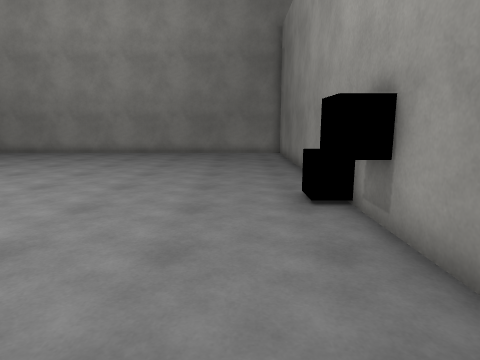
[1] (above)

15 first-person views from a walk through a 3-D level made in the Unity game engine. The camera is 1.5 m above the floor, tilts 10° down and sees 75° across. Doors are open. The floor is counted in squares, 0.91 m on a side. Each view is taken from the middle of a square. On the plan, view 1 faces up. The plan holds only what a view shows up to about 16 squares ahead; the rest is blank. The place goes on beyond the plan. The player character is not drawn. Surface patterns are stand-ins for the level's own textures.

[2]
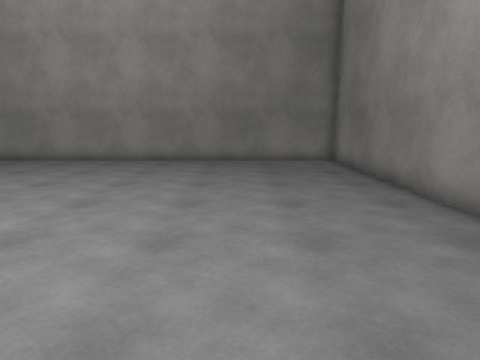

[3]
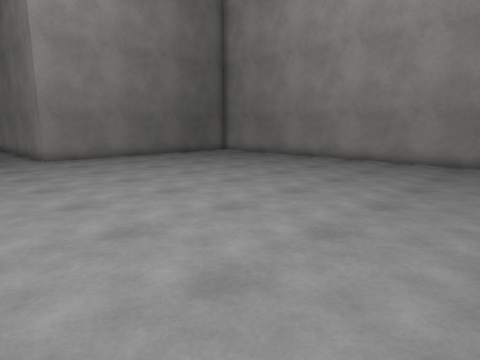

[4]
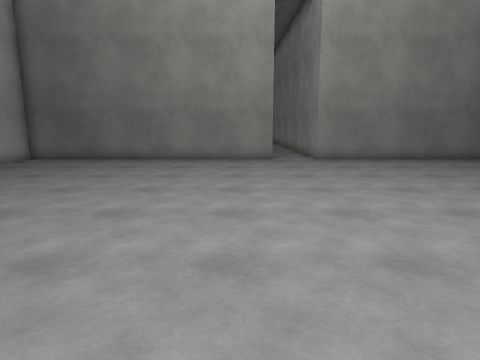

[5]
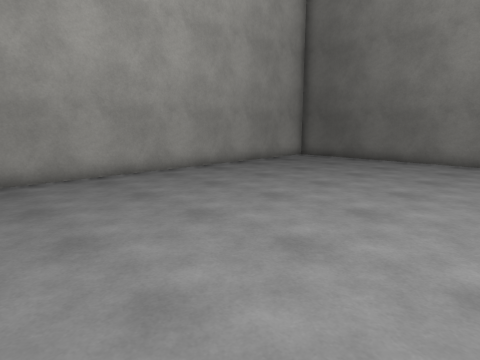

[6]
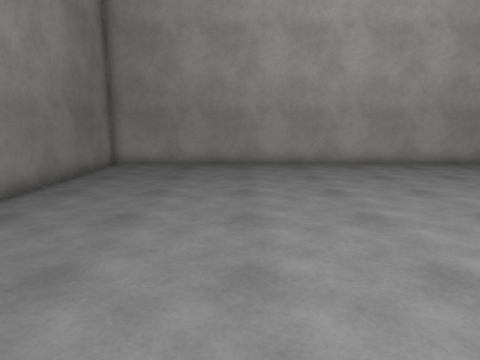

[7]
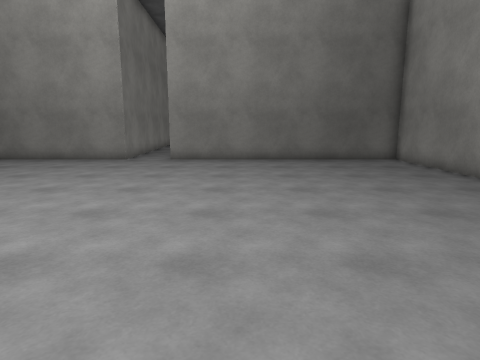

[8]
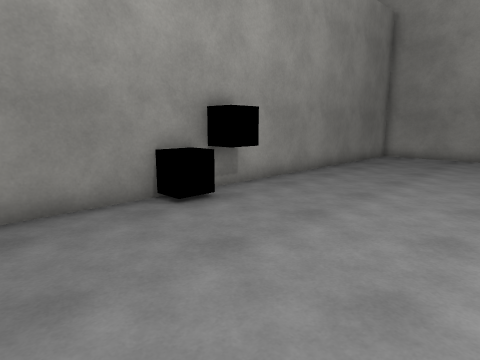

[9]
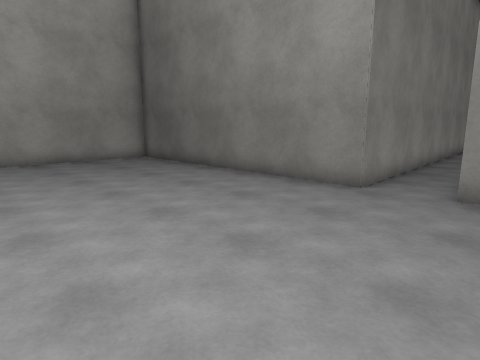

[10]
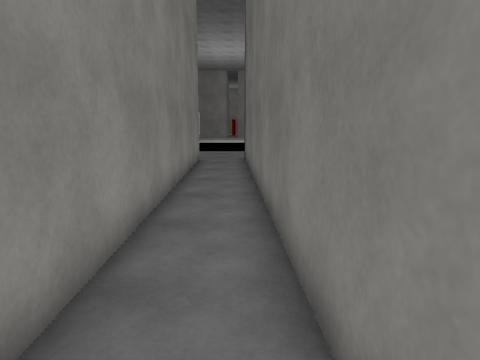

[11]
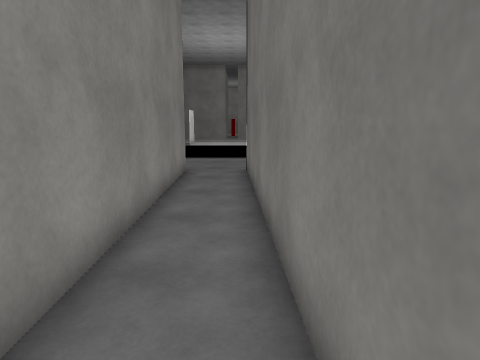

[12]
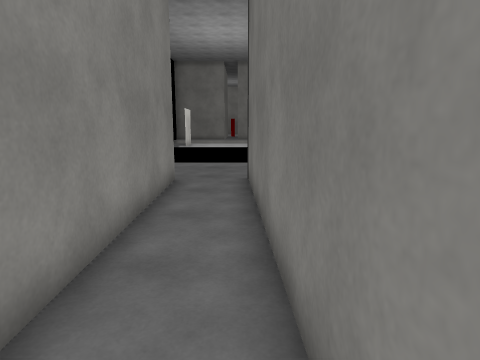

[13]
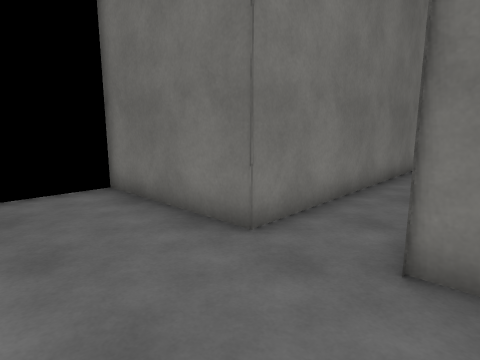

[14]
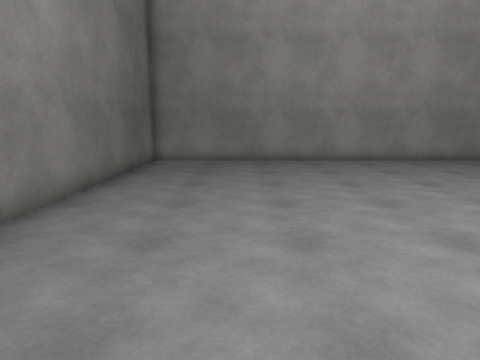

[15]
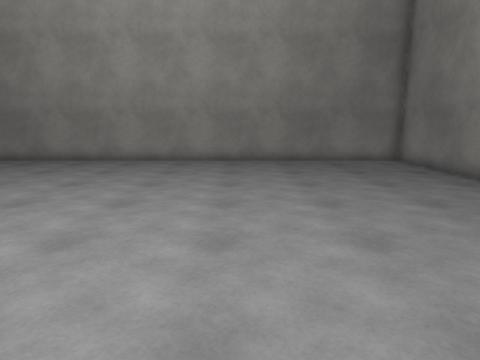

### Floor plan
Points are (right, up) in squares from view 1. A wall is a line through its corners. A room is listed if a view was taken in it or the views show most of it. See-through windows are left out.
Room 1 (views 1, 2, 3, 4, 5, 6, 7, 8, 9, 14, 15)
walls: (2.4, 7.5) (2.4, 18.5) (-19, 18.5) (-19, 7.6); (-19, 5.5) (-19.1, -6.1) (2.4, -6.1) (2.4, 4.6)
ways out: open door at (-19, 7) to room 2
objects: other object (2, 5); other object (2, 6) to (2, 7)
Room 2 (views 10, 11, 12)
walls: (-19.3, 7.8) (-35.5, 7.3); (-35.4, 5) (-19, 5.5)
ways out: open door at (-19, 7) to room 1; open door at (-35, 6) to room 3
Room 3 (view 13)
walls: (-35.5, 7.3) (-35.6, 12.3); (-35.4, 4.3) (-35.4, 5)
ways out: open door at (-35, 6) to room 2

Positions as (right, up) in squares from view 1, and headings:
1: (0, 0), facing up
2: (-2, 4), facing up
3: (-3, 4), facing up-left
4: (-4, 4), facing left
5: (-4, 4), facing down-left
6: (-3, 7), facing down
7: (-4, 11), facing left
8: (-4, 11), facing down-right
9: (-11, 9), facing down-left
10: (-20, 7), facing left
11: (-24, 7), facing left
12: (-26, 7), facing left
13: (-39, 4), facing up-right
14: (-15, 4), facing up
15: (-5, 4), facing up
